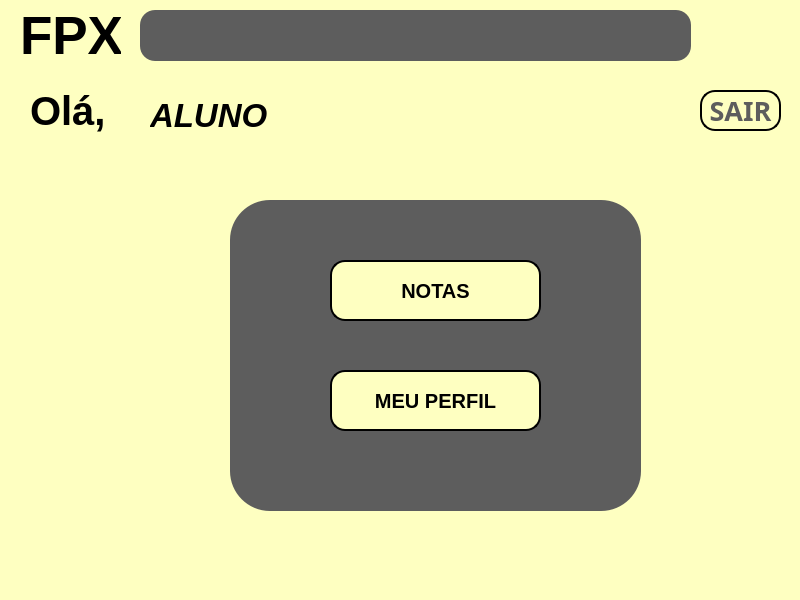
<?xml version="1.0" encoding="UTF-8"?>
<ui version="4.0">
 <class>MainWindow</class>
 <widget class="QMainWindow" name="MainWindow">
  <property name="geometry">
   <rect>
    <x>0</x>
    <y>0</y>
    <width>800</width>
    <height>600</height>
   </rect>
  </property>
  <property name="windowTitle">
   <string>MainWindow</string>
  </property>
  <property name="styleSheet">
   <string notr="true">background-color: rgb(254, 255, 193);</string>
  </property>
  <widget class="QWidget" name="centralwidget">
   <widget class="QLabel" name="label_2">
    <property name="geometry">
     <rect>
      <x>30</x>
      <y>80</y>
      <width>131</width>
      <height>61</height>
     </rect>
    </property>
    <property name="font">
     <font>
      <pointsize>30</pointsize>
      <weight>75</weight>
      <bold>true</bold>
     </font>
    </property>
    <property name="text">
     <string>Olá, </string>
    </property>
   </widget>
   <widget class="QLabel" name="label_4">
    <property name="geometry">
     <rect>
      <x>710</x>
      <y>0</y>
      <width>71</width>
      <height>71</height>
     </rect>
    </property>
    <property name="text">
     <string/>
    </property>
    <property name="pixmap">
     <pixmap>D:/downloads/profile-user (2).png</pixmap>
    </property>
   </widget>
   <widget class="QFrame" name="frame">
    <property name="geometry">
     <rect>
      <x>140</x>
      <y>10</y>
      <width>551</width>
      <height>51</height>
     </rect>
    </property>
    <property name="styleSheet">
     <string notr="true">background-color: rgb(93, 93, 93);
border-radius: 15px;
border-style: outset;
border- width: 2px;</string>
    </property>
    <property name="frameShape">
     <enum>QFrame::StyledPanel</enum>
    </property>
    <property name="frameShadow">
     <enum>QFrame::Raised</enum>
    </property>
   </widget>
   <widget class="QLabel" name="label">
    <property name="geometry">
     <rect>
      <x>20</x>
      <y>10</y>
      <width>101</width>
      <height>51</height>
     </rect>
    </property>
    <property name="font">
     <font>
      <pointsize>40</pointsize>
      <weight>75</weight>
      <bold>true</bold>
     </font>
    </property>
    <property name="text">
     <string>FPX</string>
    </property>
   </widget>
   <widget class="QPushButton" name="pushButton">
    <property name="geometry">
     <rect>
      <x>700</x>
      <y>90</y>
      <width>81</width>
      <height>41</height>
     </rect>
    </property>
    <property name="font">
     <font>
      <family>Yu Gothic</family>
      <pointsize>20</pointsize>
      <weight>75</weight>
      <italic>false</italic>
      <bold>true</bold>
     </font>
    </property>
    <property name="styleSheet">
     <string notr="true">color: rgb(93, 93, 93);
border-style: outset;
border-width: 2px;
border-radius: 15px;
border-color: black;</string>
    </property>
    <property name="text">
     <string>SAIR</string>
    </property>
   </widget>
   <widget class="QLabel" name="label_3">
    <property name="geometry">
     <rect>
      <x>150</x>
      <y>90</y>
      <width>521</width>
      <height>51</height>
     </rect>
    </property>
    <property name="font">
     <font>
      <pointsize>25</pointsize>
      <weight>75</weight>
      <italic>true</italic>
      <bold>true</bold>
     </font>
    </property>
    <property name="text">
     <string>ALUNO</string>
    </property>
   </widget>
   <widget class="QFrame" name="frame_2">
    <property name="geometry">
     <rect>
      <x>230</x>
      <y>200</y>
      <width>411</width>
      <height>311</height>
     </rect>
    </property>
    <property name="styleSheet">
     <string notr="true">background-color: rgb(93, 93, 93);
border-radius: 40px;
border-style: outset;
border- width: 4px;</string>
    </property>
    <property name="frameShape">
     <enum>QFrame::StyledPanel</enum>
    </property>
    <property name="frameShadow">
     <enum>QFrame::Raised</enum>
    </property>
    <widget class="QPushButton" name="pushButton_3">
     <property name="geometry">
      <rect>
       <x>100</x>
       <y>170</y>
       <width>211</width>
       <height>61</height>
      </rect>
     </property>
     <property name="font">
      <font>
       <pointsize>15</pointsize>
       <weight>75</weight>
       <bold>true</bold>
      </font>
     </property>
     <property name="styleSheet">
      <string notr="true">background-color: rgb(254, 255, 193);
border-style: outset;
border-width: 2px;
border-radius: 15px;
border-color: black;</string>
     </property>
     <property name="text">
      <string>MEU PERFIL</string>
     </property>
    </widget>
    <widget class="QPushButton" name="pushButton_2">
     <property name="geometry">
      <rect>
       <x>100</x>
       <y>60</y>
       <width>211</width>
       <height>61</height>
      </rect>
     </property>
     <property name="font">
      <font>
       <pointsize>15</pointsize>
       <weight>75</weight>
       <bold>true</bold>
      </font>
     </property>
     <property name="styleSheet">
      <string notr="true">background-color: rgb(254, 255, 193);
border-style: outset;
border-width: 2px;
border-radius: 15px;
border-color: black;</string>
     </property>
     <property name="text">
      <string>NOTAS</string>
     </property>
    </widget>
   </widget>
  </widget>
  <widget class="QMenuBar" name="menubar">
   <property name="geometry">
    <rect>
     <x>0</x>
     <y>0</y>
     <width>800</width>
     <height>26</height>
    </rect>
   </property>
  </widget>
  <widget class="QStatusBar" name="statusbar"/>
 </widget>
 <resources/>
 <connections/>
</ui>
